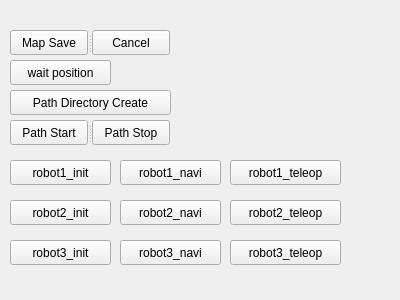
<?xml version="1.0" encoding="UTF-8"?>
<ui version="4.0">
 <class>MyPlugin</class>
 <widget class="QWidget" name="MyPlugin">
  <property name="geometry">
   <rect>
    <x>0</x>
    <y>0</y>
    <width>400</width>
    <height>300</height>
   </rect>
  </property>
  <property name="windowTitle">
   <string>Form</string>
  </property>
  <widget class="QPushButton" name="call_button1">
   <property name="geometry">
    <rect>
     <x>10</x>
     <y>90</y>
     <width>161</width>
     <height>25</height>
    </rect>
   </property>
   <property name="text">
    <string>Path Directory Create</string>
   </property>
  </widget>
  <widget class="QSplitter" name="splitter_2">
   <property name="geometry">
    <rect>
     <x>10</x>
     <y>120</y>
     <width>160</width>
     <height>25</height>
    </rect>
   </property>
   <property name="orientation">
    <enum>Qt::Horizontal</enum>
   </property>
   <widget class="QPushButton" name="cancel_button1">
    <property name="text">
     <string>Path Start</string>
    </property>
   </widget>
   <widget class="QPushButton" name="call_button2">
    <property name="text">
     <string>Path Stop</string>
    </property>
   </widget>
  </widget>
  <widget class="QSplitter" name="splitter">
   <property name="geometry">
    <rect>
     <x>10</x>
     <y>30</y>
     <width>160</width>
     <height>25</height>
    </rect>
   </property>
   <property name="orientation">
    <enum>Qt::Horizontal</enum>
   </property>
   <widget class="QPushButton" name="call_button">
    <property name="text">
     <string>Map Save</string>
    </property>
   </widget>
   <widget class="QPushButton" name="cancel_button">
    <property name="text">
     <string>Cancel</string>
    </property>
   </widget>
  </widget>
  <widget class="QPushButton" name="cancel_button2">
   <property name="geometry">
    <rect>
     <x>10</x>
     <y>60</y>
     <width>101</width>
     <height>25</height>
    </rect>
   </property>
   <property name="text">
    <string>wait position</string>
   </property>
  </widget>
  <widget class="QPushButton" name="call_tb1">
   <property name="geometry">
    <rect>
     <x>120</x>
     <y>160</y>
     <width>101</width>
     <height>25</height>
    </rect>
   </property>
   <property name="text">
    <string>robot1_navi</string>
   </property>
  </widget>
  <widget class="QPushButton" name="call_tb2">
   <property name="geometry">
    <rect>
     <x>120</x>
     <y>200</y>
     <width>101</width>
     <height>25</height>
    </rect>
   </property>
   <property name="text">
    <string>robot2_navi</string>
   </property>
  </widget>
  <widget class="QPushButton" name="call_tb3">
   <property name="geometry">
    <rect>
     <x>120</x>
     <y>240</y>
     <width>101</width>
     <height>25</height>
    </rect>
   </property>
   <property name="text">
    <string>robot3_navi</string>
   </property>
  </widget>
  <widget class="QPushButton" name="call_robot1_init">
   <property name="geometry">
    <rect>
     <x>10</x>
     <y>160</y>
     <width>101</width>
     <height>25</height>
    </rect>
   </property>
   <property name="text">
    <string>robot1_init</string>
   </property>
  </widget>
  <widget class="QPushButton" name="call_robot2_init">
   <property name="geometry">
    <rect>
     <x>10</x>
     <y>200</y>
     <width>101</width>
     <height>25</height>
    </rect>
   </property>
   <property name="text">
    <string>robot2_init</string>
   </property>
  </widget>
  <widget class="QPushButton" name="call_robot3_init">
   <property name="geometry">
    <rect>
     <x>10</x>
     <y>240</y>
     <width>101</width>
     <height>25</height>
    </rect>
   </property>
   <property name="text">
    <string>robot3_init</string>
   </property>
  </widget>
  <widget class="QPushButton" name="call_robot1_teleop">
   <property name="geometry">
    <rect>
     <x>230</x>
     <y>160</y>
     <width>111</width>
     <height>25</height>
    </rect>
   </property>
   <property name="text">
    <string>robot1_teleop</string>
   </property>
  </widget>
  <widget class="QPushButton" name="call_robot2_teleop">
   <property name="geometry">
    <rect>
     <x>230</x>
     <y>200</y>
     <width>111</width>
     <height>25</height>
    </rect>
   </property>
   <property name="text">
    <string>robot2_teleop</string>
   </property>
  </widget>
  <widget class="QPushButton" name="call_robot3_teleop">
   <property name="geometry">
    <rect>
     <x>230</x>
     <y>240</y>
     <width>111</width>
     <height>25</height>
    </rect>
   </property>
   <property name="text">
    <string>robot3_teleop</string>
   </property>
  </widget>
 </widget>
 <resources/>
 <connections/>
</ui>
